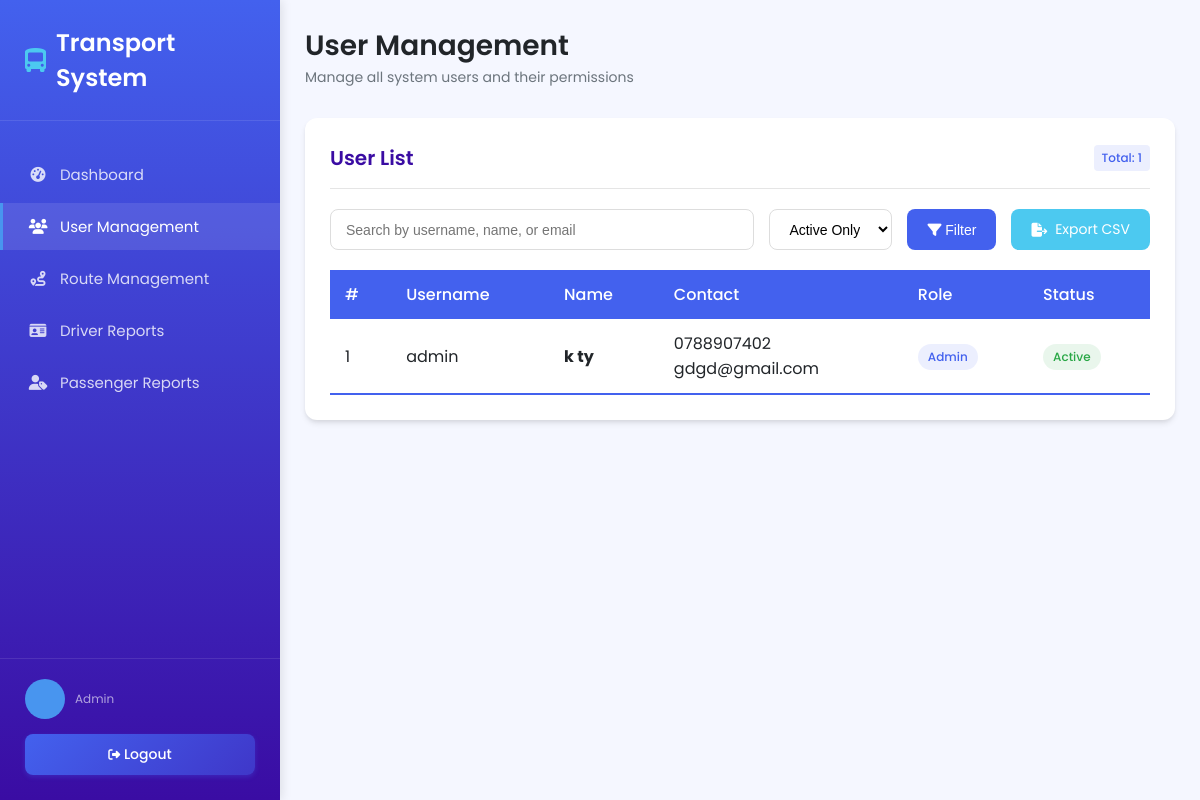
/Dashboard/userdetails.php, run on an earlier commit of the app's database.
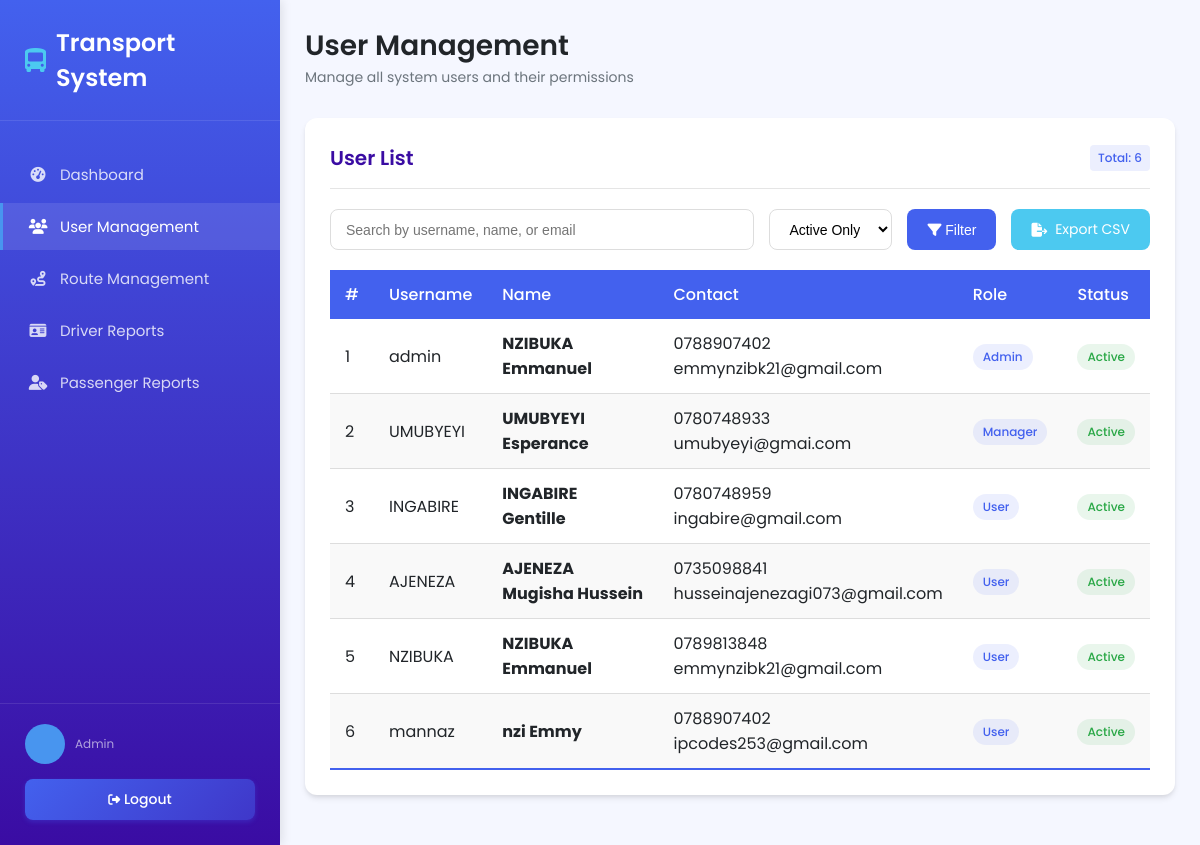
And on a later commit of the database.
### tables this page shows
CREATE TABLE `users` (
  `id` int(11) NOT NULL,
  `username` varchar(50) NOT NULL,
  `first_name` varchar(100) NOT NULL,
  `last_name` varchar(100) NOT NULL,
  `phone_number` varchar(15) NOT NULL,
  `email` varchar(255) NOT NULL,
  `password` varchar(255) NOT NULL,
  `role` enum('admin','manager','user') NOT NULL DEFAULT 'user',
  `status` enum('active','inactive') NOT NULL DEFAULT 'active',
  `receive_notifications` tinyint(1) DEFAULT 1
);

### Dashboard/userdetails.php (the view, shortened to what this page needs)
<?php
include '../conn.php';
$isAdmin = isset($_SESSION['role']) && $_SESSION['role'] === 'admin';
$filter = isset($_GET['filter']) ? $_GET['filter'] : 'all';
$search = isset($_GET['search']) ? mysqli_real_escape_string($conn, $_GET['search']) : '';
$searchQuery = "";
if (!$isAdmin) {
    $filter = 'active';
}
if ($filter === 'active') {
    $searchQuery = "WHERE status = 'active'";
} elseif ($filter === 'inactive' && $isAdmin) {
    $searchQuery = "WHERE status = 'inactive'";
}
$sql = "SELECT id, username, first_name, last_name, phone_number, email, role, status FROM users $searchQuery ORDER BY role ASC";
$result = mysqli_query($conn, $sql);
?>
<!DOCTYPE html>
<html lang="en">
<head>
  <link rel="stylesheet" href="https://cdnjs.cloudflare.com/ajax/libs/font-awesome/6.4.0/css/all.min.css">
</head>
<body>
  <div class="dashboard-layout">
    <div class="sidebar">
      <div class="brand">
        <h2><i class="fas fa-bus-alt brand-icon"></i> Transport System</h2>
      </div>
      <nav>
        <a href="dash.php"><i class="fas fa-tachometer-alt"></i> Dashboard</a>
        <a href="userdetails.php" class="active"><i class="fas fa-users"></i> User Management</a>
        <a href="routes.php"><i class="fas fa-route"></i> Route Management</a>
        <a href="driverdetails.php"><i class="fas fa-id-card"></i> Driver Reports</a>
        <a href="passengerdetails.php"><i class="fas fa-user-tag"></i> Passenger Reports</a>
      </nav>
      <div class="sidebar-footer">
        <div class="user-profile">
          <div class="user-avatar">
          </div>
          <div class="user-info">
            <small>Admin</small>
          </div>
        </div>
        <a href="logout.php" class="btn" style="display: block; text-align: center; margin-top: 15px;">
          <i class="fas fa-sign-out-alt"></i> Logout
        </a>
      </div>
    </div>
    <div class="main-content">
      <div class="page-header">
        <div class="page-title">
          <h1>User Management</h1>
          <p>Manage all system users and their permissions</p>
        </div>
      </div>
      <div class="card">
        <div class="card-header">
          <h2 class="card-title">User List</h2>
          <span class="badge badge-primary">Total: <?php echo mysqli_num_rows($result); ?></span>
        </div>
        <form method="GET" class="filter-controls">
          <input type="text" class="search-input" name="search" placeholder="Search by username, name, or email" value="<?php echo htmlspecialchars($search); ?>">
          <select name="filter" class="filter-select">
            <option value="active" <?php echo $filter === 'active' ? 'selected' : ''; ?>>Active Only</option>
          </select>
          <button type="submit" class="filter-btn">
            <i class="fas fa-filter"></i> Filter
          </button>
          <a href="?download_csv=1" class="export-btn">
            <i class="fas fa-file-export"></i> Export CSV
          </a>
        </form>
        <?php if (mysqli_num_rows($result) > 0): ?>
          <div class="table-responsive">
            <table class="data-table">
              <thead>
                <tr>
                  <th>#</th>
                  <th>Username</th>
                  <th>Name</th>
                  <th>Contact</th>
                  <th>Role</th>
                  <th>Status</th>
                </tr>
              </thead>
              <tbody>
                <?php $counter = 1; ?>
                <?php while ($row = mysqli_fetch_assoc($result)): ?>
                  <tr>
                    <td><?php echo $counter++; ?></td>
                    <td><?php echo htmlspecialchars($row['username']); ?></td>
                    <td>
                      <strong><?php echo htmlspecialchars($row['first_name'] . ' ' . $row['last_name']); ?></strong>
                    </td>
                    <td>
                      <div><?php echo htmlspecialchars($row['phone_number']); ?></div>
                      <div class="text-muted"><?php echo htmlspecialchars($row['email']); ?></div>
                    </td>
                    <td>
                      <span class="role-badge"><?php echo htmlspecialchars(ucfirst($row['role'])); ?></span>
                    </td>
                    <td>
                      <span class="status-badge status-<?php echo strtolower($row['status']); ?>">
                        <?php echo ucfirst($row['status']); ?>
                      </span>
                    </td>
                  </tr>
                <?php endwhile; ?>
              </tbody>
            </table>
          </div>
        <?php endif; ?>
      </div>
    </div>
  </div>
</body>
</html>

What changed in the data, as far as the page shows it:
changed users "admin": first_name+last_name "k ty" → "NZIBUKA Emmanuel"; email "gdgd@gmail.com" → "emmynzibk21@gmail.com"
added users: username "UMUBYEYI", first_name+last_name "UMUBYEYI Esperance", phone_number "0780748933", email "umubyeyi@gmai.com", role "Manager", status "Active"
added users: username "INGABIRE", first_name+last_name "INGABIRE Gentille", phone_number "0780748959", email "ingabire@gmail.com", role "User", status "Active"
added users: username "AJENEZA", first_name+last_name "AJENEZA Mugisha Hussein", phone_number "0735098841", email "husseinajenezagi073@gmail.com", role "User", status "Active"
added users: username "NZIBUKA", first_name+last_name "NZIBUKA Emmanuel", phone_number "0789813848", email "emmynzibk21@gmail.com", role "User", status "Active"
added users: username "mannaz", first_name+last_name "nzi Emmy", phone_number "0788907402", email "ipcodes253@gmail.com", role "User", status "Active"
Also different on the page:
mysqli_num_rows($result): "1" → "6"
